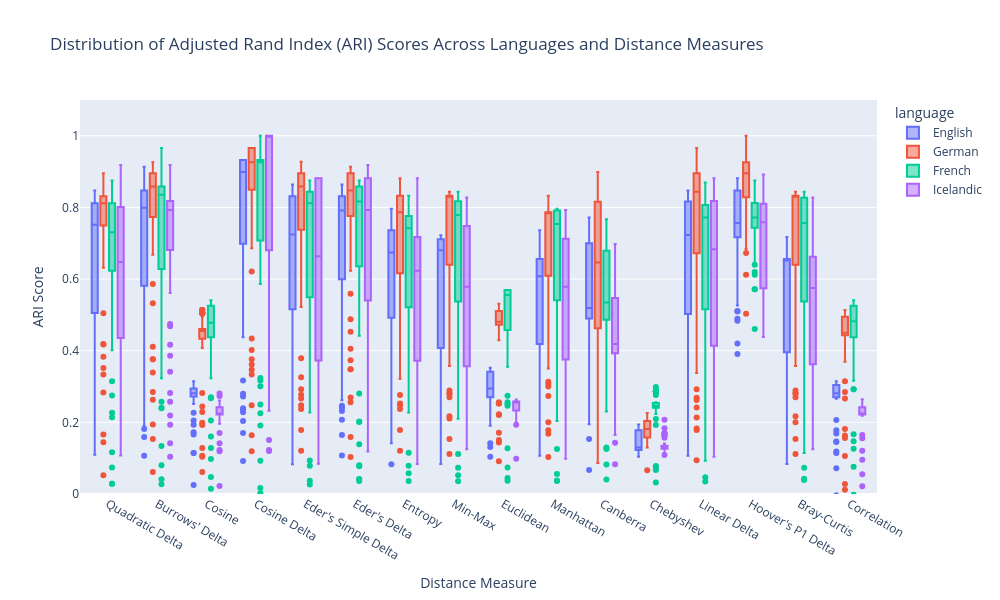

Notebook source saved alongside this figure:
### Code cell
# plotly box
import plotly.express as px
fig = px.box(
    eval_all,
    x="distance",
    y="ari",
    color="language",
    title="Distribution of Adjusted Rand Index (ARI) Scores Across Languages and Distance Measures",
    labels={"ari": "ARI Score", "distance": "Distance Measure"},
    height=600,
    width=1000
)
fig.update_yaxes(range=[0, 1.1])
fig.show()

### Figure 1 — Plotly figure (JSON) as saved in the notebook; plotly's stock layout.template omitted (floating-point values rounded to 4 significant figures; data arrays with more than 128 entries replaced by an {"elided": "..."} marker saying what was removed)
{"data": [{"alignmentgroup": "True", "hovertemplate": "language=English<br>Distance Measure=%{x}<br>ARI Score=%{y}<extra></extra>", "legendgroup": "English", "marker": {"color": "#636efa"}, "name": "English", "notched": false, "offsetgroup": "English", "orientation": "v", "showlegend": true, "type": "box", "x": {"elided": "928 str values"}, "x0": " ", "xaxis": "x", "y": {"elided": "928 float values"}, "y0": " ", "yaxis": "y"}, {"alignmentgroup": "True", "hovertemplate": "language=German<br>Distance Measure=%{x}<br>ARI Score=%{y}<extra></extra>", "legendgroup": "German", "marker": {"color": "#EF553B"}, "name": "German", "notched": false, "offsetgroup": "German", "orientation": "v", "showlegend": true, "type": "box", "x": {"elided": "928 str values"}, "x0": " ", "xaxis": "x", "y": {"elided": "928 float values"}, "y0": " ", "yaxis": "y"}, {"alignmentgroup": "True", "hovertemplate": "language=French<br>Distance Measure=%{x}<br>ARI Score=%{y}<extra></extra>", "legendgroup": "French", "marker": {"color": "#00cc96"}, "name": "French", "notched": false, "offsetgroup": "French", "orientation": "v", "showlegend": true, "type": "box", "x": {"elided": "928 str values"}, "x0": " ", "xaxis": "x", "y": {"elided": "928 float values"}, "y0": " ", "yaxis": "y"}, {"alignmentgroup": "True", "hovertemplate": "language=Icelandic<br>Distance Measure=%{x}<br>ARI Score=%{y}<extra></extra>", "legendgroup": "Icelandic", "marker": {"color": "#ab63fa"}, "name": "Icelandic", "notched": false, "offsetgroup": "Icelandic", "orientation": "v", "showlegend": true, "type": "box", "x": {"elided": "928 str values"}, "x0": " ", "xaxis": "x", "y": {"elided": "928 float values"}, "y0": " ", "yaxis": "y"}], "layout": {"boxmode": "group", "height": 600, "legend": {"title": {"text": "language"}, "tracegroupgap": 0}, "title": {"text": "Distribution of Adjusted Rand Index (ARI) Scores Across Languages and Distance Measures"}, "width": 1000, "xaxis": {"anchor": "y", "domain": [0, 1], "title": {"text": "Distance Measure"}}, "yaxis": {"anchor": "x", "domain": [0, 1], "range": [0, 1.1], "title": {"text": "ARI Score"}}}}
